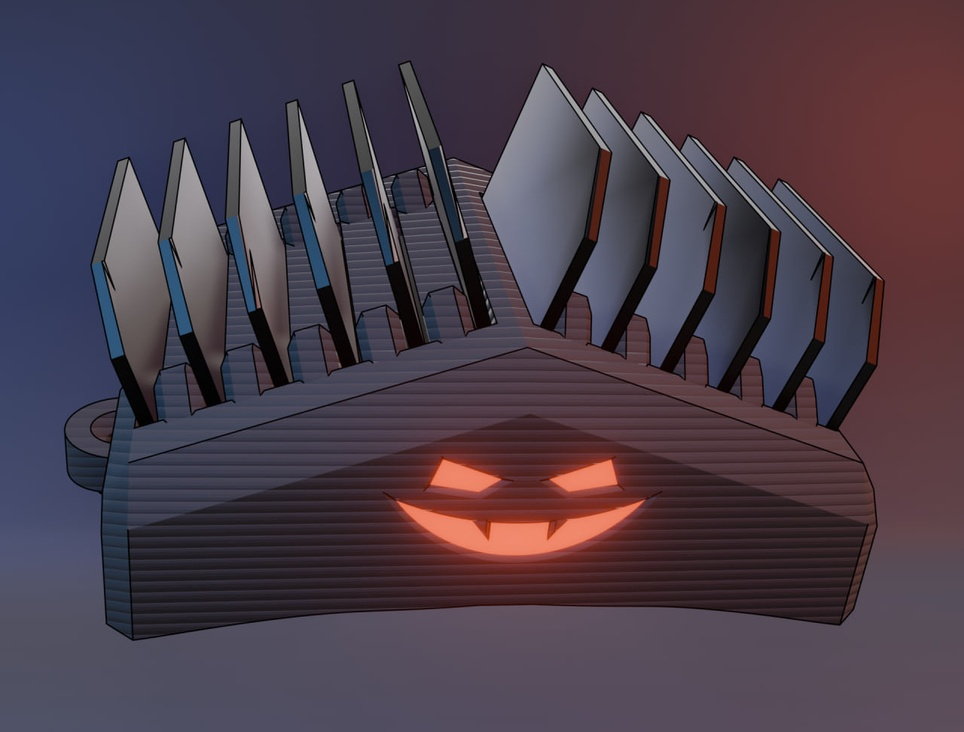
#> input picture lab1/test.jpg, 964 x 732 px, shrunk from 1280 x 972 before the run
$ jupyter execute lab10_1.ipynb
#> lines starting #> are read from the running program, lines starting #| are printed output that depends on the picture
[cell 1]
import cv2 as cv
from matplotlib import pyplot as plt

# FAST — быстрый детектор ключевых точек
# https://docs.opencv.org/3.4/df/d0c/tutorial_py_fast.html

img = cv.imread('../lab1/test.jpg')
#> img is the input picture: shape (732, 964, 3); mean B, G, R 73.8, 61.5, 74.7
assert img is not None, "Файл не найден."

# 2. Создаём детектор FAST
fast = cv.FastFeatureDetector_create()

# 3. Детектируем ключевые точки
kp = fast.detect(img, None)
#> kp = 2321 keypoints; strongest (x, y, size): (396, 260, 7), (464, 237, 7), (484, 292, 7), (598, 92, 7)

print("Всего ключевых точек (с nonmaxSuppression):", len(kp))
#| Всего ключевых точек (с nonmaxSuppression): 2321

# 4. Рисуем ключевые точки
img2 = cv.drawKeypoints(img, kp, None, color=(255, 0, 0))
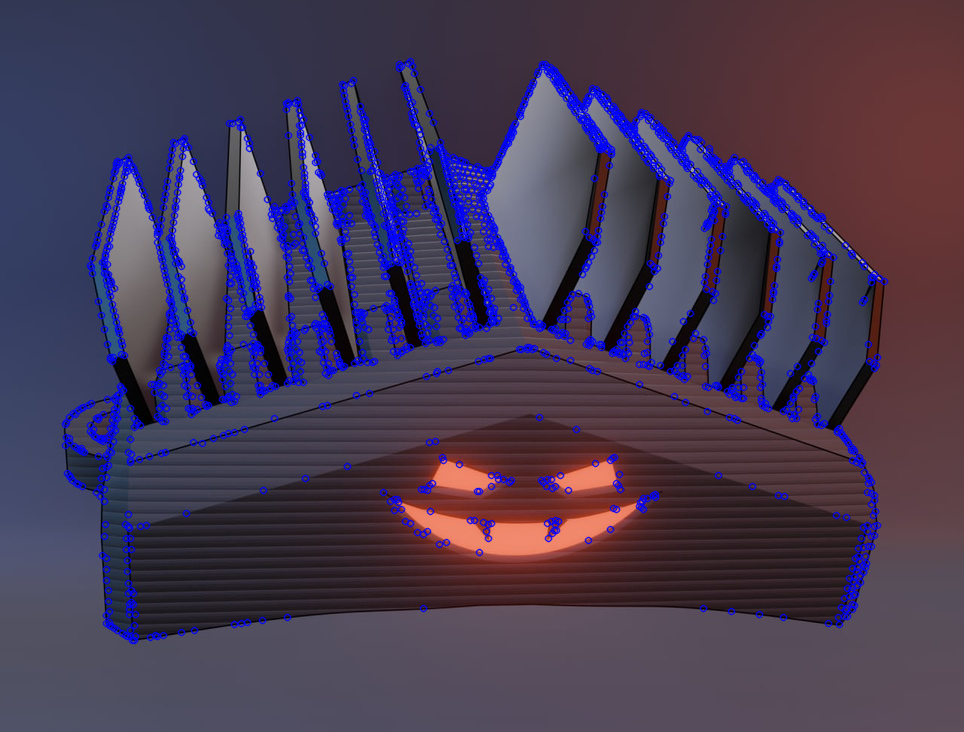
#> img2: shape (732, 964, 3); mean B, G, R 84.6, 57.9, 70.7
cv.imshow('FAST keypoints (nonmaxSuppression = True)', img2)

# 5. Сравнение с отключённым nonmaxSuppression
fast.setNonmaxSuppression(False)
kp2 = fast.detect(img, None)
#> kp2 = 6575 keypoints; strongest (x, y, size): (408, 60, 7), (409, 60, 7), (410, 60, 7), (408, 61, 7)
print("Ключевых точек без nonmaxSuppression ):", len(kp2))
#| Ключевых точек без nonmaxSuppression ): 6575

img3 = cv.drawKeypoints(img, kp2, None, color=(0, 255, 0))
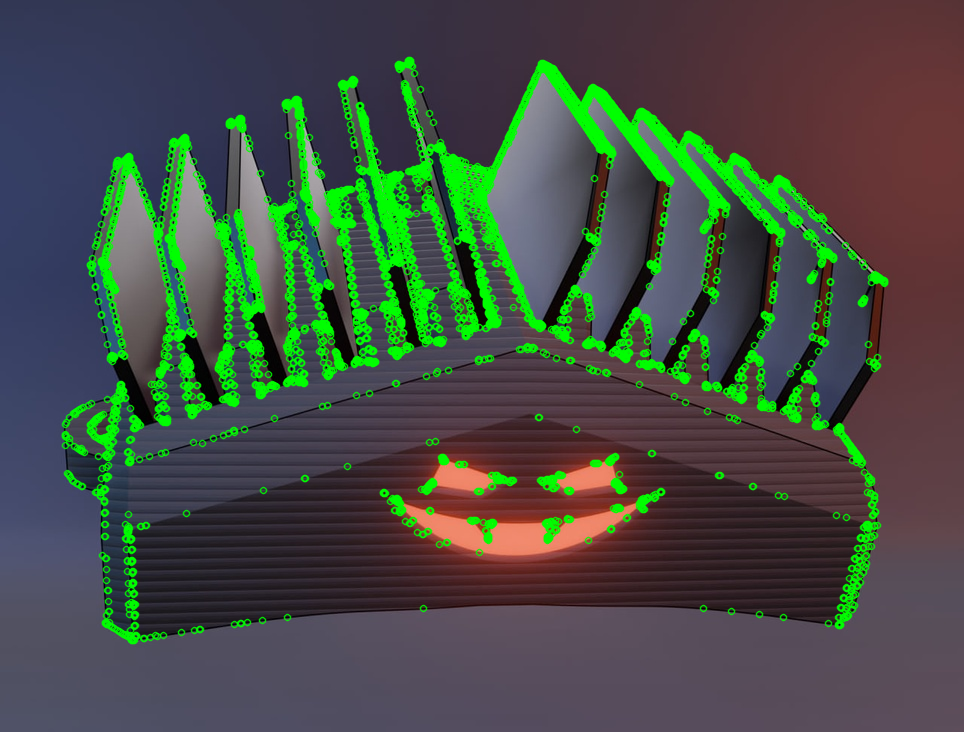
#> img3: shape (732, 964, 3); mean B, G, R 67.7, 78.6, 68.6

plt.imshow(img3)
